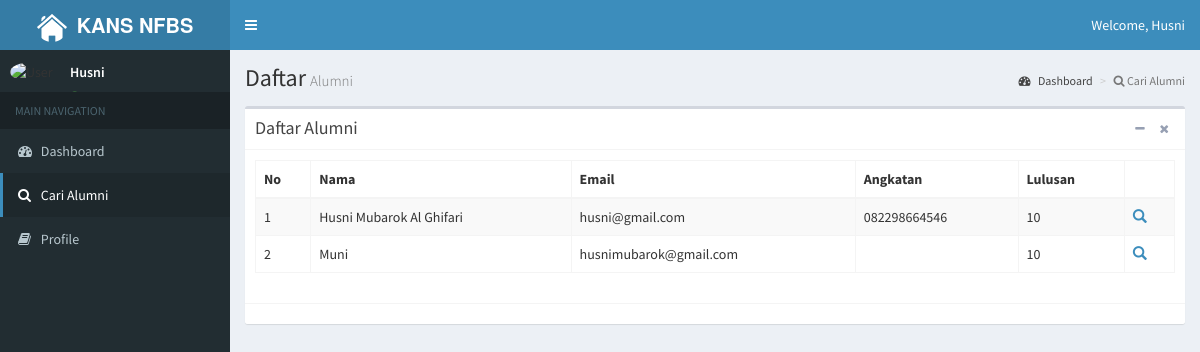
/view/user/cariAlumniPage.php (signed in), run on the app's committed database.
### tables this page shows
CREATE TABLE `datadiri_alumni` (
  `email` varchar(30) NOT NULL,
  `nama` varchar(50) NOT NULL,
  `image` varchar(50) NOT NULL,
  `alamat` varchar(100) NOT NULL,
  `noHP` varchar(12) NOT NULL,
  `angkatan` varchar(2) NOT NULL,
  `lulusan` varchar(10) NOT NULL,
  `pekerjaan` varchar(30) NOT NULL
);

### controller/user/display.php (the view)
<?php
 include '../../database/connect.php';
 $sql = "SELECT * FROM `datadiri_alumni`";
 $result = mysqli_query($conn, $sql);
 $id = 0;
 while ($data = mysqli_fetch_array ($result)){
 $id++;
 echo "
 	<tr>
    	<td>".$id."</td>
        <td>".$data[1]."</td>
        <td>".$data[0]."</td>
        <td>".$data[4]."</td>
        <td>".$data[5]."</td>
        <td><a href=\"../../view/user/detailPage.php?id=".$data[0]."\"><i class='glyphicon glyphicon-search'></i></a>"."</td>
    </tr>
                  ";
                  }

### data on the page
datadiri_alumni: nama "Husni Mubarok Al Ghifari", email "husni@gmail.com", noHP "082298664546", angkatan "10"
datadiri_alumni: nama "Muni", email "husnimubarok@gmail.com", angkatan "10"

### other printed values
$_SESSION['name'] "Husni"
